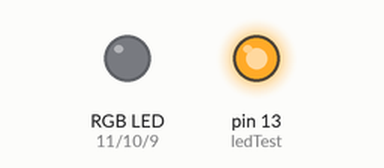
This sketch was run on a simulated Arduino Uno, built with avr-gcc and run on an emulated ATmega328P. On the bench: an RGB LED mixed from three pins (HIGH = lit), output pins drawn as LEDs (lit = HIGH). Dim RGB values are drawn brighter than linear.

Above: at 0.1 s.
At 3.16 s:
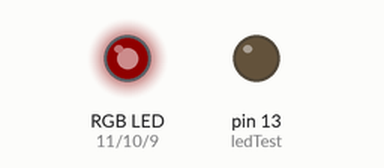
At 12.17 s:
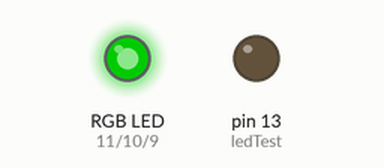
At 21.48 s:
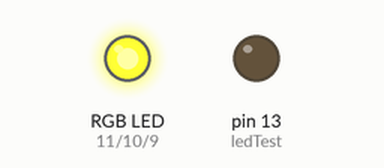
At 30.49 s:
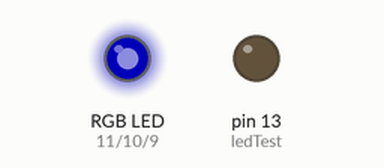
At 39.76 s:
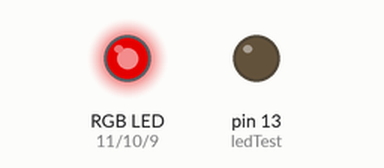
Timing chart, 0 to 40.0 s (numbered marks = the images above):
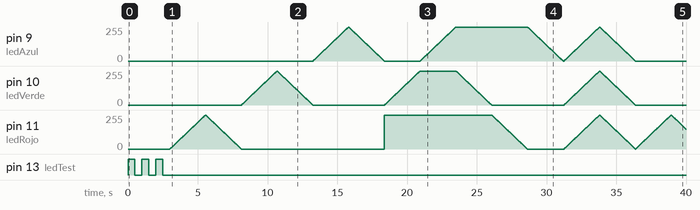

The sketch:

Led_RGB.ino
```cpp
/*
  Vamos a configurar las diferentes salidas de nuestro arduino lograr diferentes colores utilizando la tecnica de adiciÃƒÆ’Ã‚Â³n
*/

//INICIO VARIABLES

int ledRojo = 11;
int ledVerde = 10;
int ledAzul = 9;

int ledTest = 13;

int rojo = 0;
int verde = 0;
int azul = 0;
int todos = 0;
/*FIN VARIABLES*/

void setup() {
  //INICIO SETUP SALIDAS

  pinMode(ledRojo, OUTPUT);
  pinMode(ledVerde, OUTPUT);
  pinMode(ledAzul, OUTPUT);
  pinMode(ledTest, OUTPUT);

  analogWrite(ledRojo, 0);
  analogWrite(ledVerde, 0);
  analogWrite(ledAzul, 0);

  digitalWrite(ledTest, LOW);

  //Saludo Inicial con bucle for
  for(int i=0;i<3;i++){
  digitalWrite(ledTest, HIGH);
  delay(500);
  digitalWrite(ledTest, LOW);
  delay(500);
  }

}


void loop() {
  //INICIO ENCENDER COLORES

  for (rojo = 0; rojo <= 255; rojo++) {
    analogWrite(ledRojo, rojo);           //Escribe un valor entre 0 y 255  en un pin analÃƒÆ’Ã‚Â³gico (~). Se puede usar para encender
    delay(10);                             //  un LED con luminosidad variable o accionar un motor a diferentes velocidades
  }
  for (rojo = 255; rojo >= 0; rojo--) {    // en este caso, usando "rojo--" en vez de incrementar, decrementa el valor de la variable
    analogWrite(ledRojo, rojo);             // de control "rojo" en 1
    delay(10);
  }

  for (verde = 0; verde <= 255; verde++) {
    analogWrite(ledVerde, verde);
    delay(10);
  }
  for (verde = 255; verde >= 0; verde--) {
    analogWrite(ledVerde, verde);
    delay(10);
  }

  for (azul = 0; azul <= 255; azul++) {
    analogWrite(ledAzul, azul);
    delay(10);
  }
  for (azul = 255; azul >= 0; azul--) {
    analogWrite(ledAzul, azul);
    delay(10);
  }


  analogWrite(ledRojo, 255); //
  analogWrite(ledVerde, 0);
  analogWrite(ledAzul, 0);
  for (verde = 0; verde <= 255; verde++) {
    analogWrite(ledVerde, verde);
    delay(10);
  }
  for (azul = 0; azul <= 255; azul++) {
    analogWrite(ledAzul, azul);
    delay(10);
  }
  for (verde = 255; verde >= 0; verde--) {
    analogWrite(ledVerde, verde);
    delay(10);
  }
    for (rojo = 255; rojo >= 0; rojo--) {
    analogWrite(ledRojo, rojo);
    delay(10);
  }
  for (azul = 255; azul >= 0; azul--) {
    analogWrite(ledAzul, azul);
    delay(10);
  }

  delay(50);


  for (todos = 0; todos <= 255; todos++) {
    analogWrite(ledRojo, todos);
    analogWrite(ledVerde, todos);
    analogWrite(ledAzul, todos);
    delay(10);
  }
  for (todos = 255; todos >= 0; todos--) {
    analogWrite(ledRojo, todos);
    analogWrite(ledVerde, todos);
    analogWrite(ledAzul, todos);
    delay(10);
  }

}
```
